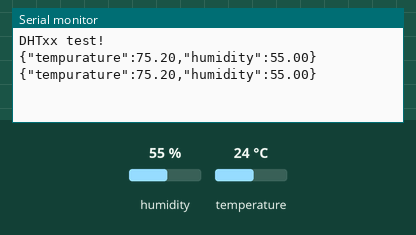
Simulated run of this sketch. Board: Arduino Uno, built with avr-gcc and run on an emulated ATmega328P. On the bench: the last lines printed to the serial monitor. Wiring (inferred from the names in the program): DHT11 sensor: data pin 2. The test bench sets the inputs (shaded band); at power-on: humidity 55 %, temperature 24 °C.

Above: at 5.3 s.
5.4 s: humidity set to 22 %
At 7.4 s:
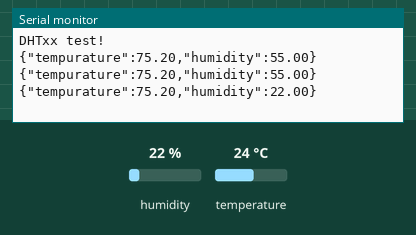
8.8 s: temperature set to 12 °C
At 10.6 s:
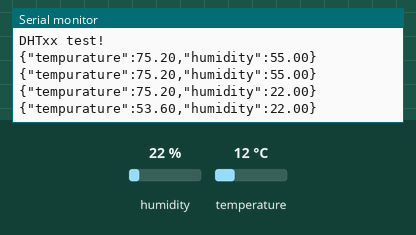
12.2 s: humidity set to 40 %
At 14.6 s:
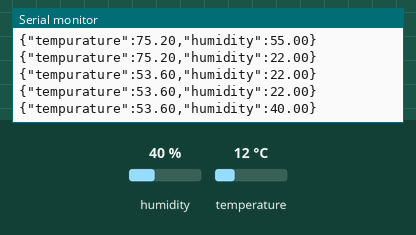
Timing chart, 0 to 16.1 s (numbered marks = the images above; inputs shaded):
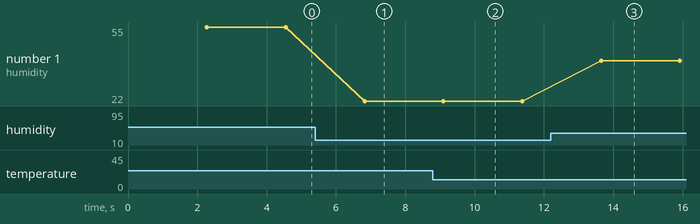

The sketch:

thermometer.ino
```cpp
// Example testing sketch for various DHT humidity/temperature sensors
// Written by ladyada, public domain

#include "DHT.h"

#define DHTPIN 2     // what digital pin we're connected to

// Uncomment whatever type you're using!
#define DHTTYPE DHT11   // DHT 11
//#define DHTTYPE DHT22   // DHT 22  (AM2302), AM2321
//#define DHTTYPE DHT21   // DHT 21 (AM2301)

// Connect pin 1 (on the left) of the sensor to +5V
// NOTE: If using a board with 3.3V logic like an Arduino Due connect pin 1
// to 3.3V instead of 5V!
// Connect pin 2 of the sensor to whatever your DHTPIN is
// Connect pin 4 (on the right) of the sensor to GROUND
// Connect a 10K resistor from pin 2 (data) to pin 1 (power) of the sensor

// Initialize DHT sensor.
// Note that older versions of this library took an optional third parameter to
// tweak the timings for faster processors.  This parameter is no longer needed
// as the current DHT reading algorithm adjusts itself to work on faster procs.
DHT dht(DHTPIN, DHTTYPE);

void setup() {
  Serial.begin(9600);
  Serial.println("DHTxx test!");

  dht.begin();
}

void loop() {
  // Wait a few seconds between measurements.
  delay(2000);

  // Reading temperature or humidity takes about 250 milliseconds!
  // Sensor readings may also be up to 2 seconds 'old' (its a very slow sensor)
  float h = dht.readHumidity();
  // Read temperature as Celsius (the default)
  float t = dht.readTemperature();
  // Read temperature as Fahrenheit (isFahrenheit = true)
  float f = dht.readTemperature(true);

  // Check if any reads failed and exit early (to try again).
  if (isnan(h) || isnan(t) || isnan(f)) {
    Serial.println("Failed to read from DHT sensor!");
    return;
  }

  // Compute heat index in Fahrenheit (the default)
  float hif = dht.computeHeatIndex(f, h);
  // Compute heat index in Celsius (isFahreheit = false)
  float hic = dht.computeHeatIndex(t, h, false);

  Serial.print("{\"tempurature\":");
  Serial.print(f);
  Serial.print(",");
  Serial.print("\"humidity\":");
  Serial.print(h);
  Serial.println("}");
  /*Serial.print("Humidity: ");
  Serial.print(h);
  Serial.print(" %\t");
  Serial.print("Temperature: ");
  Serial.print(t);
  Serial.print(" *C ");
  Serial.print(f);
  Serial.print(" *F\t");
  Serial.print("Heat index: ");
  Serial.print(hic);
  Serial.print(" *C ");
  Serial.print(hif);
  Serial.println(" *F");
  */
}
```

Measured:
- after the input at 5.4 s, the serial monitor: prints a new line after 1.4 s (image 1)
- after the input at 8.8 s, the serial monitor: prints a new line after 0.30 s (image 2)
- after the input at 12.2 s, the serial monitor: prints a new line after 1.4 s (image 3)
- plotted number 1: 55 → 22 after the input at 5.4 s, 22 → 40 after the input at 12.2 s
